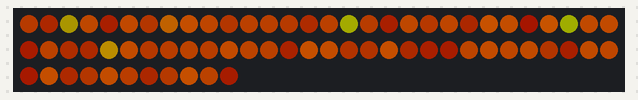
Simulated run of this sketch. Board: ESP8266 (NodeMCU). Parts: 71 RGB LEDs in strip order, left to right, continuing on the next row. Dim RGB values are drawn brighter than linear; random numbers use the default seed unless the sketch sets one.

Above: at 0.11 s.
At 2.15 s:
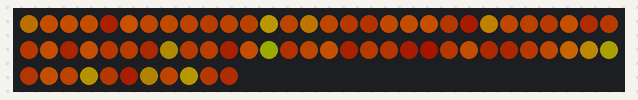
At 15.64 s:
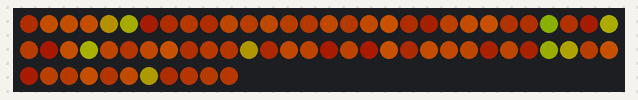

The sketch:

calabaza.ino
```cpp
//calabaza
#include <Adafruit_NeoPixel.h>

#define LED_PIN D2
#define NUM_LEDS 71

Adafruit_NeoPixel leds(NUM_LEDS, LED_PIN, NEO_GRB + NEO_KHZ800);

void setup() {
  leds.begin();
  leds.setBrightness(100);
  leds.show();

  randomSeed(analogRead(A0));
}

void loop() {

  for (int i = 0; i < NUM_LEDS; i++) {

    // Intensidad aleatoria
    int flicker = random(100, 256);

    // Variación de intensidad
    int red = flicker;
    int green = map(flicker, 100, 255, 15, 105);
    int blue = 0;

    // Destellos amarillos ocasionales
    if (random(100) < 8) {
      green = random(100, 150);
    }

    // Aplicar color
    leds.setPixelColor(i, leds.Color(red, green, blue));
  }

  leds.show();

  // Velocidad del fuego
  delay(random(200, 240));
}
```
